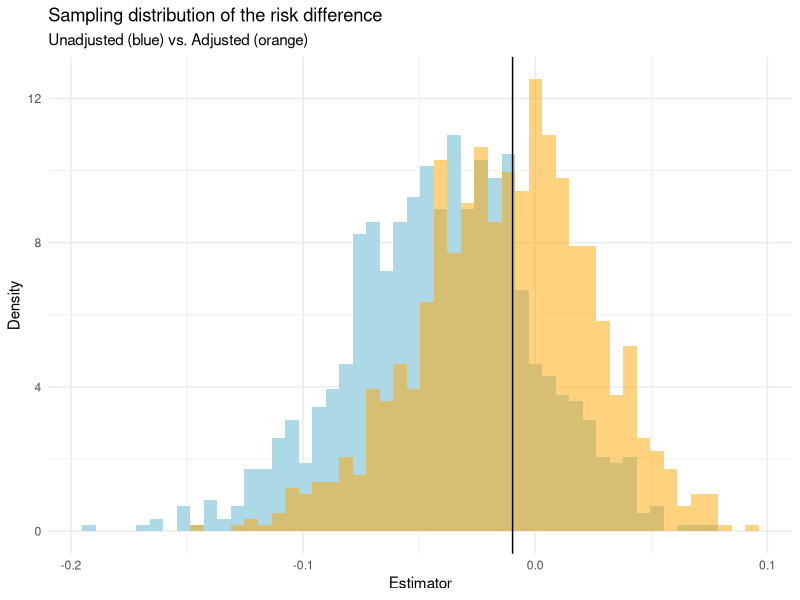
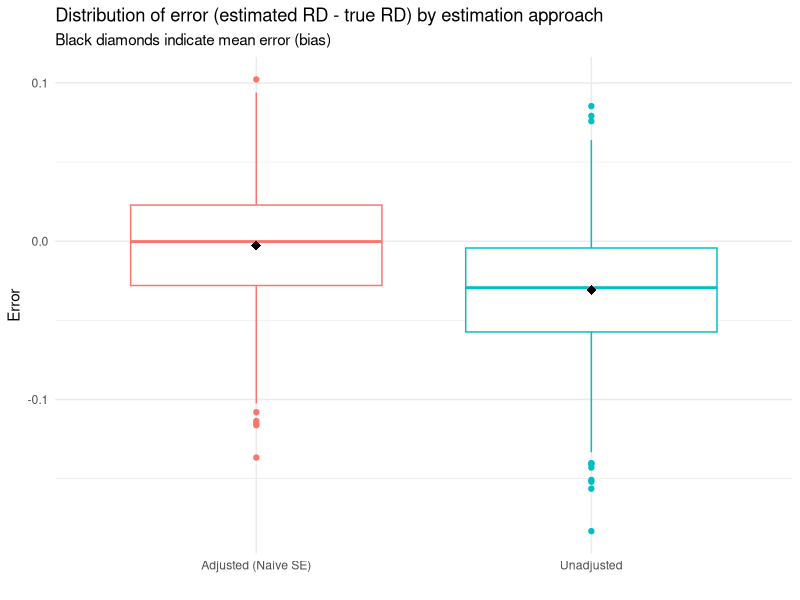
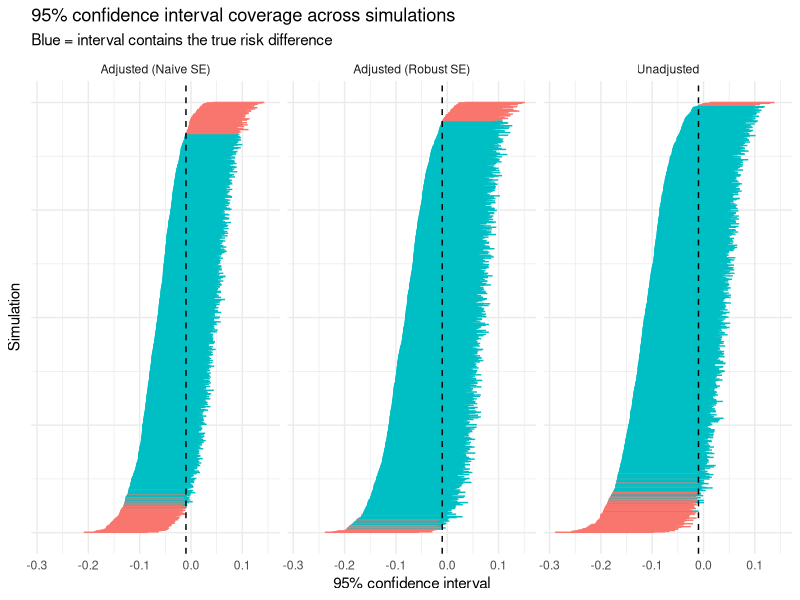

These figures' R source, in order:
## ---- chunk 1
#| message: false
#| warning: false
library(dplyr)
library(purrr)
library(ggplot2)
library(sandwich)
## ---- chunk 2
# The expit function is the inverse of the log-odds. It takes in a log-odds (x), 
# applies the inverse-logit function and returns a probability
expit <- function(x) {
  return(exp(x) / (1 + exp(x)))
}

# I'm also going to include the balancing intercept function in case we want to 
# change around any parameters and it needs to be re-derived
derive_intercept <- function(py, prob_prenatal, prob_smoke, 
                             or_smoke, or_prenatal){
  
  # marginal probability of treatment
  prob_prenatal <- prob_prenatal[1] * (1-prob_smoke) + prob_prenatal[2] * prob_smoke
  
  -log(1/py - 1) - or_prenatal*prob_prenatal - or_smoke*prob_smoke
}

## ---- chunk 3
dgm <- function(simid = 0,
                n = 500, 
                prob_smoke = 0.2,
                prob_prenatal = c(0.85, 0.65),
                or_prenatal = log(0.9),
                or_smoke = log(3),
                prob_preterm = 0.1){
  # Adding in a piece of code to dynamically get our intercept term. 
  y_intercept <- derive_intercept(py = prob_preterm, 
                                  prob_prenatal = prob_prenatal,
                                  prob_smoke = prob_smoke,
                                  or_smoke = or_smoke,
                                  or_prenatal = or_prenatal)
  dplyr::tibble(
    # Simulation number
    simid = simid,
    
    # Create 500 participants
    id = 1:n,
    
    # Randomly select smoking
    smoke = rbinom(n = n, size = 1, prob = prob_smoke),
    
    # Generate potential outcome under no treatment
    preterm_x0 = rbinom(n = n, size = 1, 
                        prob = expit(y_intercept + (or_smoke * smoke))),
    
    # Generate potential outcome under treatment
    preterm_x1 = rbinom(n = n, size = 1, 
                        prob = expit(y_intercept + (or_smoke * smoke) + or_prenatal)),
    
    # Generate observed treatment conditional on smoking
    p_prenatal = prob_prenatal[smoke + 1], # probability of prenatal based on smoking
    p_prenatal_margin = prob_prenatal[1]*(1-prob_smoke) + prob_prenatal[2]*(prob_smoke),
    prenatal = rbinom(n = n, size = 1, prob = p_prenatal),
    
    # Assign actual outcome conditional on observed treatment
    preterm = preterm_x0*(1-prenatal) + preterm_x1*(prenatal)
  )
  
}

## ---- chunk 4
# Set the random seed. It's good to use a relatively random starting number, not just 1234 or similar.
set.seed(57846) 
## ---- chunk 5
# Random sample for estimating the truth
truth <- dgm(n=10000000, prob_prenatal = c(0.85, 0.65), or_smoke = log(3)) # Make a sample of 10 million.
## ---- chunk 6
# Randomly sample 1,000 datasets of 500 people for the analysis
# Below code creates a list of length 1,000, each entry of the list holds a sampled dataset of 500.
data_repeat <- purrr::map(.x = 1:1000, dgm, n = 500, prob_prenatal = c(0.85, 0.65), or_smoke = log(3))
## ---- chunk 7
# Estimate the "true" RD using potential outcomes -- no complex analysis needed!
true1 <- mean(truth$preterm_x1) 
true0 <- mean(truth$preterm_x0)
true_rd <- true1 - true0

dplyr::tibble(
  Estimator = "Truth",
  `Risk prenatal` = true1,
  `Risk, no prenatal` = true0,
  `Risk Diff` = true_rd
) |> 
  dplyr::mutate(
    dplyr::across(-Estimator, \(x) round(100*x, 1))
  )
  
## ---- chunk 8
data_repeat <- purrr::map(data_repeat, 
                       function(x){
                         x |> 
                           dplyr::mutate(
                             # Numerator for the stabilized weight: marginal 
                             # probability of tretment
                             est_prenatal_margin = mean(prenatal)
                           ) |> 
                           dplyr::mutate(
                             # Known weights
                             ipw = if_else(prenatal == 1,
                                           p_prenatal_margin/p_prenatal, 
                                           p_prenatal_margin/(1-p_prenatal)),
                             # Estimating weights within smoking groups
                             .by = smoke
                             )
                         }
                       )
## ---- chunk 9
rds_ses <- purrr::map_dfr(
  data_repeat,
  function(x){
    unadj <- glm(preterm ~ prenatal, data = x, family = binomial(link = "identity"))
    adj_known <- glm(preterm ~ prenatal, data = x, 
                 weights = ipw, family = quasibinomial(link = "identity"))
    
    dplyr::tibble(
      estimator = c("Unadjusted", "Adjusted (Naive SE)", "Adjusted (Robust SE)"),
      # risk under no treatment
      r0 = c(coef(unadj)[1], coef(adj_known)[1], coef(adj_known)[1]),
      # extract risk different from the models
      rd = c(coef(unadj)[2], coef(adj_known)[2], coef(adj_known)[2]),
      # risk under treatment
      r1 = rd + r0,
      
      # extract the standard errors from the models
      se = c(sqrt(diag(vcov(unadj)))[2], 
             sqrt(diag(vcov(adj_known)))[2], 
             sqrt(diag(sandwich::vcovHC(adj_known)))[2])
    )
  }
) |> 
  dplyr::select(estimator, r0, r1, rd, se)
## ---- chunk 10
#| echo: false
rds_ses <- rds_ses |> 
  dplyr::mutate(
    # calculate error (estimated rd - true rd)
    error = rd - true_rd,
    # does the true rd fall within the estimated 95% CI?
    model_coverage = (true_rd >= (rd - 1.96*se)) &  (true_rd <= (rd + 1.96*se))
  )
## ---- chunk 11
measures <- rds_ses |> 
  dplyr::summarize(
    exp_r1 = mean(r1),
    exp_r0 = mean(r0),
    exp_rd = mean(rd),
    bias = mean(error),
    ese = sd(rd),
    ase = sqrt(mean(se^2)),
    model_coverage = mean(model_coverage),
    #sandwich_coverage = mean(sandwich_coverage), 
    .by = estimator
  )

measures |> 
  dplyr::mutate(
    across(.cols = -estimator, \(x) round(100*x, 1))
  ) |> 
  kableExtra::kable(col.names = c("Estimator", "Risk, prenatal", "Risk, no prenatal", "Risk Diff", "Bias", "ESE", "ASE", "95% CI Coverage"))
## ---- chunk 12
#| echo: false
rds_ses |> 
  dplyr::filter(estimator == "Unadjusted") |> 
  ggplot(aes(rd, after_stat(density))) +
  geom_histogram(bins = 50, fill = "lightblue") +
  geom_histogram(data = rds_ses[rds_ses$estimator == "Adjusted (Naive SE)",],
                 bins = 50, fill = "orange", alpha = 0.5) +
  theme_minimal() +
  geom_vline(xintercept = true_rd) +
  labs(
    title = "Sampling distribution of the risk difference",
    subtitle = "Unadjusted (blue) vs. Adjusted (orange)",
    x = "Estimator",
    y = "Density"
  )


## ---- chunk 13
#| echo: false
rds_ses |> 
  filter(estimator != "Adjusted (Robust SE)") |> 
  ggplot(aes(x = estimator, y = error, color = estimator)) +
  geom_boxplot(show.legend = F) +
  stat_summary(fun = mean, geom = "point", shape = 18, size = 3, color = "black") +
  theme_minimal() +
  labs(x = "",
       y = "Error",
       title = "Distribution of error (estimated RD - true RD) by estimation approach",
       subtitle = "Black diamonds indicate mean error (bias)")


## ---- chunk 14
rds_ses |> 
  dplyr::mutate(
    lcl = rd - 1.96*se,
    ucl = rd + 1.96*se
  ) |> 
  dplyr::arrange(lcl) |> 
  dplyr::mutate(id = row_number(), .by = estimator) |> 
  ggplot(aes(y = id, x = lcl, xend = ucl, color = model_coverage)) +
  geom_segment(show.legend = F) +
  geom_vline(xintercept = true_rd, linetype = "dashed") +
  facet_wrap(~estimator) +
  theme_minimal() +
  theme(axis.text.y = element_blank()) +
  labs(y = "Simulation", x = "95% confidence interval", 
       color = "",
       title = "95% confidence interval coverage across simulations",
       subtitle = "Blue = interval contains the true risk difference")
